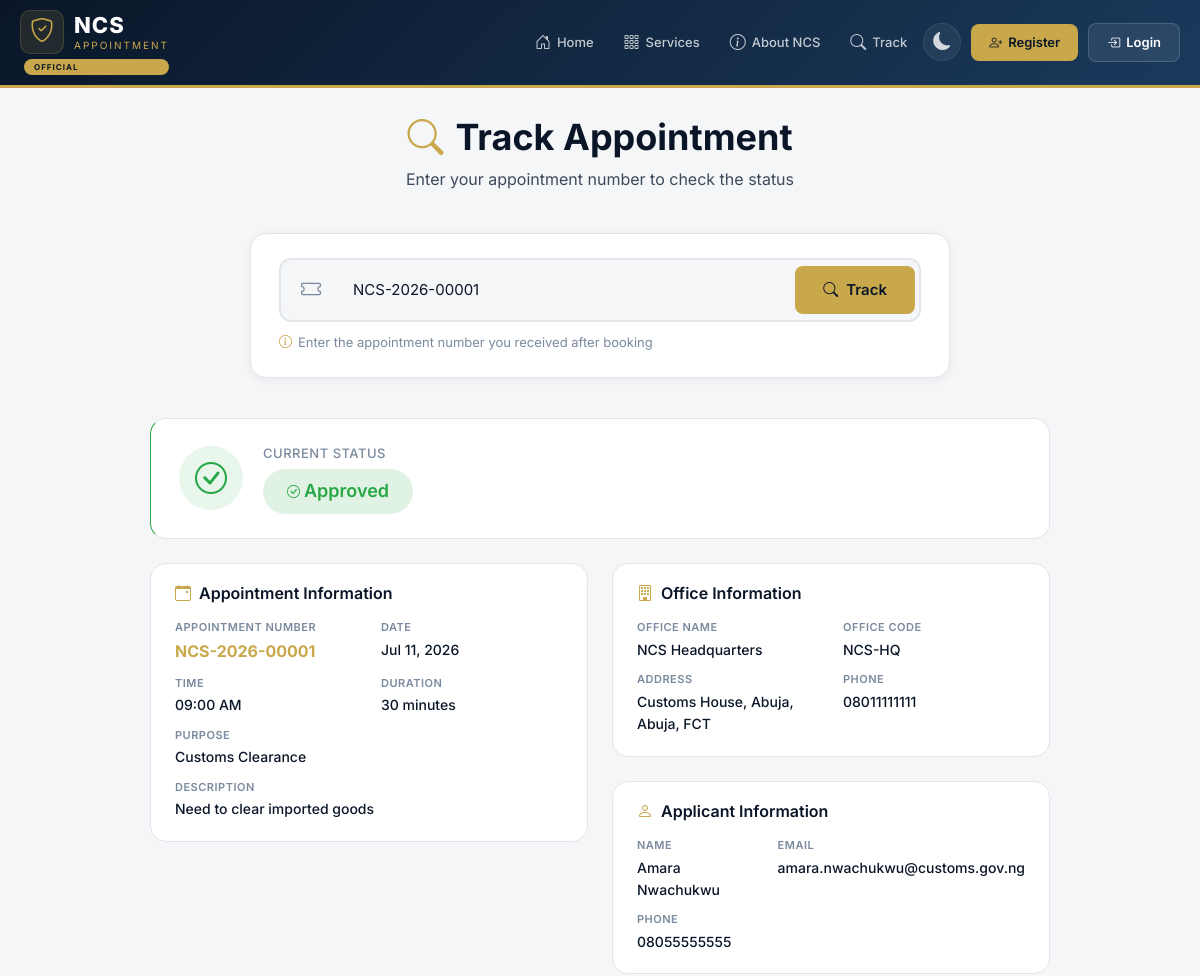
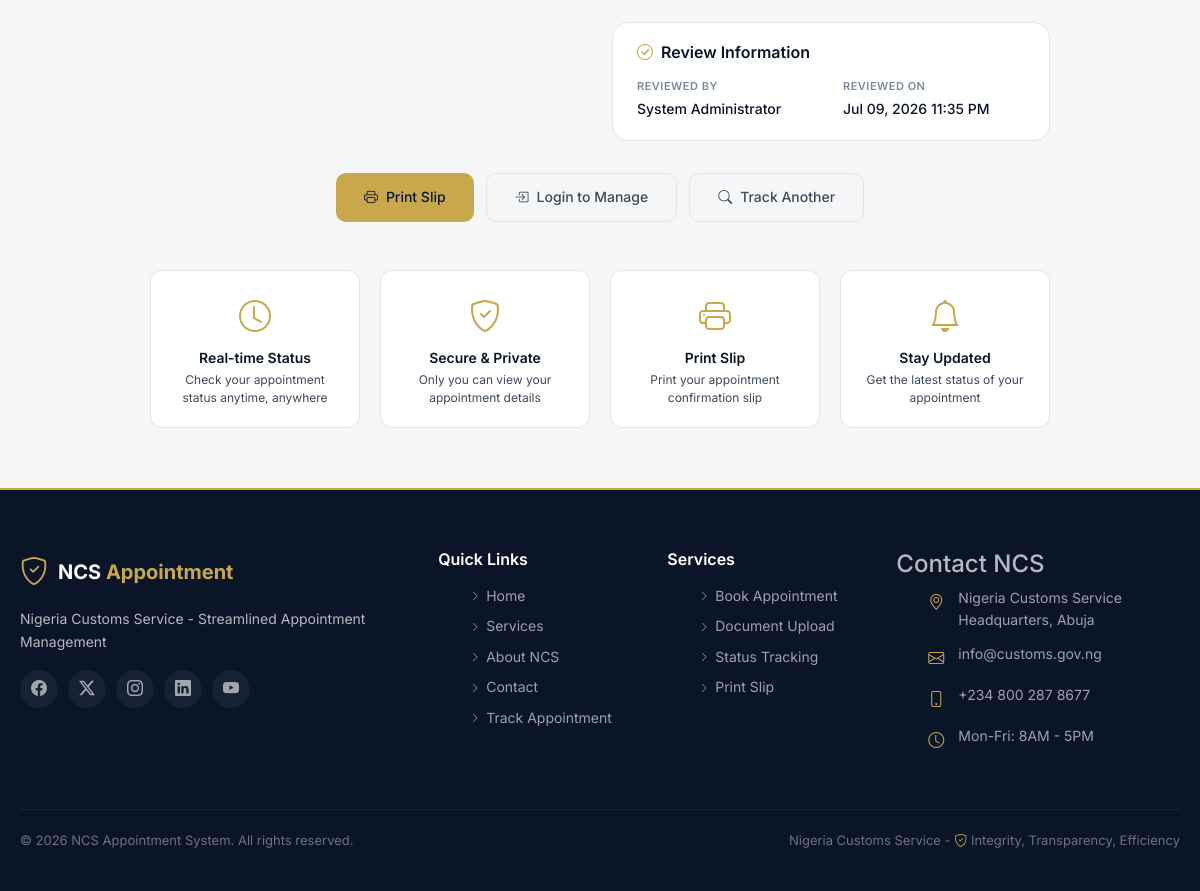
Screenshot of /track-appointment.php?number=NCS-2026-00001 with the database file from the repository (2 pictures, top to bottom).
### tables this page shows
CREATE TABLE `appointments` (
  `id` int(11) NOT NULL,
  `appointment_number` varchar(20) NOT NULL,
  `user_id` int(11) NOT NULL,
  `office_id` int(11) NOT NULL,
  `officer_id` int(11) DEFAULT NULL,
  `appointment_date` date NOT NULL,
  `appointment_time` time NOT NULL,
  `duration_minutes` int(11) DEFAULT 30,
  `purpose` varchar(255) NOT NULL,
  `description` text DEFAULT NULL,
  `status` enum('pending','approved','rejected','cancelled','completed','no_show') DEFAULT 'pending',
  `rejection_reason` text DEFAULT NULL,
  `has_document` tinyint(1) DEFAULT 0,
  `document_path` varchar(255) DEFAULT NULL,
  `document_uploaded_at` datetime DEFAULT NULL,
  `created_at` datetime DEFAULT current_timestamp(),
  `updated_at` datetime DEFAULT current_timestamp() ON UPDATE current_timestamp(),
  `reviewed_at` datetime DEFAULT NULL,
  `reviewed_by` int(11) DEFAULT NULL,
  `rescheduled_from` int(11) DEFAULT NULL,
  `is_rescheduled` tinyint(1) DEFAULT 0
);

CREATE TABLE `offices` (
  `id` int(11) NOT NULL,
  `office_code` varchar(20) NOT NULL,
  `office_name` varchar(100) NOT NULL,
  `office_type` enum('headquarters','zonal','area_command','port','border') NOT NULL,
  `address` text NOT NULL,
  `city` varchar(50) NOT NULL,
  `state` varchar(50) NOT NULL,
  `latitude` decimal(10,8) DEFAULT NULL,
  `longitude` decimal(11,8) DEFAULT NULL,
  `phone` varchar(20) DEFAULT NULL,
  `email` varchar(100) DEFAULT NULL,
  `opening_time` time DEFAULT '08:00:00',
  `closing_time` time DEFAULT '17:00:00',
  `lunch_start` time DEFAULT '12:00:00',
  `lunch_end` time DEFAULT '13:00:00',
  `max_appointments_per_day` int(11) DEFAULT 50,
  `is_active` tinyint(1) DEFAULT 1,
  `created_by` int(11) DEFAULT NULL,
  `created_at` datetime DEFAULT current_timestamp(),
  `updated_at` datetime DEFAULT current_timestamp() ON UPDATE current_timestamp()
);

CREATE TABLE `users` (
  `id` int(11) NOT NULL,
  `uuid` varchar(36) NOT NULL,
  `first_name` varchar(50) NOT NULL,
  `last_name` varchar(50) NOT NULL,
  `email` varchar(100) NOT NULL,
  `phone` varchar(20) NOT NULL,
  `password_hash` varchar(255) NOT NULL,
  `role` enum('applicant','officer','admin') DEFAULT 'applicant',
  `date_of_birth` date DEFAULT NULL,
  `gender` enum('male','female','other') DEFAULT NULL,
  `address` text DEFAULT NULL,
  `city` varchar(50) DEFAULT NULL,
  `state` varchar(50) DEFAULT NULL,
  `country` varchar(50) DEFAULT 'Nigeria',
  `postal_code` varchar(20) DEFAULT NULL,
  `nin` varchar(20) DEFAULT NULL,
  `is_verified` tinyint(1) DEFAULT 0,
  `is_active` tinyint(1) DEFAULT 1,
  `last_login` datetime DEFAULT NULL,
  `login_attempts` int(11) DEFAULT 0,
  `locked_until` datetime DEFAULT NULL,
  `created_at` datetime DEFAULT current_timestamp(),
  `updated_at` datetime DEFAULT current_timestamp() ON UPDATE current_timestamp()
);

### track-appointment.php (the view, shortened to what the rows shown need)
<?php
include_once __DIR__ . '/includes/header.php';
$tracking_number = isset($_GET['number']) ? trim($_GET['number']) : '';
$appointment = null;
if (!empty($tracking_number)) {
    $query = "SELECT a.*,
              CONCAT(u.first_name, ' ', u.last_name) as applicant_name,
              u.email as applicant_email,
              u.phone as applicant_phone,
              o.office_name,
              o.office_code,
              o.address as office_address,
              o.city as office_city,
              o.state as office_state,
              o.phone as office_phone,
              CONCAT(r.first_name, ' ', r.last_name) as reviewed_by_name,
              DATE_FORMAT(a.appointment_date, '%b %d, %Y') as appointment_date_formatted,
              DATE_FORMAT(a.appointment_time, '%h:%i %p') as appointment_time_formatted,
              DATE_FORMAT(a.created_at, '%b %d, %Y %h:%i %p') as created_at_formatted,
              DATE_FORMAT(a.reviewed_at, '%b %d, %Y %h:%i %p') as reviewed_at_formatted
              FROM appointments a
              LEFT JOIN users u ON a.user_id = u.id
              LEFT JOIN offices o ON a.office_id = o.id
              LEFT JOIN users r ON a.reviewed_by = r.id
              WHERE a.appointment_number = ?";
    $stmt = $conn->prepare($query);
    $stmt->bind_param("s", $tracking_number);
    $stmt->execute();
    $result = $stmt->get_result();
    if ($result->num_rows > 0) {
        $appointment = $result->fetch_assoc();
    } else {
        $not_found = true;
    }
}
function getStatusInfo($status) {
    $info = [
        'pending' => ['icon' => 'clock', 'color' => '#ffc107', 'bg' => 'rgba(255, 193, 7, 0.1)', 'label' => 'Pending'],
        'approved' => ['icon' => 'check-circle', 'color' => '#28a745', 'bg' => 'rgba(40, 167, 69, 0.1)', 'label' => 'Approved'],
        'rejected' => ['icon' => 'x-circle', 'color' => '#dc3545', 'bg' => 'rgba(220, 53, 69, 0.1)', 'label' => 'Rejected'],
        'completed' => ['icon' => 'check-circle-fill', 'color' => '#17a2b8', 'bg' => 'rgba(23, 162, 184, 0.1)', 'label' => 'Completed'],
        'cancelled' => ['icon' => 'slash-circle', 'color' => '#6c757d', 'bg' => 'rgba(108, 117, 125, 0.1)', 'label' => 'Cancelled'],
        'no_show' => ['icon' => 'exclamation-circle', 'color' => '#dc3545', 'bg' => 'rgba(220, 53, 69, 0.1)', 'label' => 'No Show']
    ];
    return $info[$status] ?? $info['pending'];
}
?>
<section class="track-section">
    <div class="container">
        <div class="track-header" data-aos="fade-up" data-aos-delay="100">
            <div class="track-header-content">
                <h1 class="track-title">
                    <i class="bi bi-search"></i>
                    Track Appointment
                </h1>
            </div>
        </div>
        <?php if (!empty($tracking_number)): ?>
            <?php if ($appointment): ?>
                <div class="track-result" data-aos="fade-up" data-aos-delay="300">
                    <?php $statusInfo = getStatusInfo($appointment['status']); ?>
                    <div class="status-header" style="border-left-color: <?php echo $statusInfo['color']; ?>;">
                        <div class="status-icon" style="background: <?php echo $statusInfo['bg']; ?>; color: <?php echo $statusInfo['color']; ?>;">
                            <i class="bi bi-<?php echo $statusInfo['icon']; ?>"></i>
                        </div>
                        <div class="status-text">
                            <span class="status-label">Current Status</span>
                            <span class="status-badge status-<?php echo $appointment['status']; ?>" style="font-size: 18px; padding: 8px 24px;">
                                <i class="bi bi-<?php echo $statusInfo['icon']; ?>"></i>
                                <?php echo ucfirst($appointment['status']); ?>
                            </span>
                        </div>
                    </div>
                    <div class="track-details-grid">
                        <div class="track-details-left">
                            <div class="track-card">
                                <h3 class="track-card-title">
                                    <i class="bi bi-calendar-event"></i>
                                    Appointment Information
                                </h3>
                                <div class="track-detail-list">
                                    <div class="track-detail-item">
                                        <span class="track-detail-label">Appointment Number</span>
                                        <span class="track-detail-value highlight"><?php echo htmlspecialchars($appointment['appointment_number']); ?></span>
                                    </div>
                                    <div class="track-detail-item">
                                        <span class="track-detail-label">Date</span>
                                        <span class="track-detail-value"><?php echo $appointment['appointment_date_formatted']; ?></span>
                                    </div>
                                    <div class="track-detail-item">
                                        <span class="track-detail-label">Time</span>
                                        <span class="track-detail-value"><?php echo $appointment['appointment_time_formatted']; ?></span>
                                    </div>
                                    <div class="track-detail-item">
                                        <span class="track-detail-label">Duration</span>
                                        <span class="track-detail-value"><?php echo $appointment['duration_minutes']; ?> minutes</span>
                                    </div>
                                    <div class="track-detail-item">
                                        <span class="track-detail-label">Purpose</span>
                                        <span class="track-detail-value"><?php echo htmlspecialchars($appointment['purpose']); ?></span>
                                    </div>
                                    <?php if ($appointment['description']): ?>
                                    <div class="track-detail-item full-width">
                                        <span class="track-detail-label">Description</span>
                                        <span class="track-detail-value"><?php echo nl2br(htmlspecialchars($appointment['description'])); ?></span>
                                    </div>
                                    <?php endif; ?>
                                </div>
                            </div>
                        </div>
                        <div class="track-details-right">
                            <div class="track-card">
                                <h3 class="track-card-title">
                                    <i class="bi bi-building"></i>
                                    Office Information
                                </h3>
                                <div class="track-detail-list">
                                    <div class="track-detail-item">
                                        <span class="track-detail-label">Office Name</span>
                                        <span class="track-detail-value"><?php echo htmlspecialchars($appointment['office_name'] ?? 'N/A'); ?></span>
                                    </div>
                                    <div class="track-detail-item">
                                        <span class="track-detail-label">Office Code</span>
                                        <span class="track-detail-value"><?php echo htmlspecialchars($appointment['office_code'] ?? 'N/A'); ?></span>
                                    </div>
                                    <div class="track-detail-item">
                                        <span class="track-detail-label">Address</span>
                                        <span class="track-detail-value">
                                            <?php
                                            $office_address = [];
                                            if ($appointment['office_address']) $office_address[] = $appointment['office_address'];
                                            if ($appointment['office_city']) $office_address[] = $appointment['office_city'];
                                            if ($appointment['office_state']) $office_address[] = $appointment['office_state'];
                                            echo !empty($office_address) ? htmlspecialchars(implode(', ', $office_address)) : 'N/A';
                                            ?>
                                        </span>
                                    </div>
                                    <div class="track-detail-item">
                                        <span class="track-detail-label">Phone</span>
                                        <span class="track-detail-value"><?php echo htmlspecialchars($appointment['office_phone'] ?? 'N/A'); ?></span>
                                    </div>
                                </div>
                            </div>
                            <div class="track-card">
                                <h3 class="track-card-title">
                                    <i class="bi bi-person"></i>
                                    Applicant Information
                                </h3>
                                <div class="track-detail-list">
                                    <div class="track-detail-item">
                                        <span class="track-detail-label">Name</span>
                                        <span class="track-detail-value"><?php echo htmlspecialchars($appointment['applicant_name'] ?? 'N/A'); ?></span>
                                    </div>
                                    <div class="track-detail-item">
                                        <span class="track-detail-label">Email</span>
                                        <span class="track-detail-value"><?php echo htmlspecialchars($appointment['applicant_email'] ?? 'N/A'); ?></span>
                                    </div>
                                    <div class="track-detail-item">
                                        <span class="track-detail-label">Phone</span>
                                        <span class="track-detail-value"><?php echo htmlspecialchars($appointment['applicant_phone'] ?? 'N/A'); ?></span>
                                    </div>
                                </div>
                            </div>
                            <?php if ($appointment['reviewed_by_name']): ?>
                            <div class="track-card">
                                <h3 class="track-card-title">
                                    <i class="bi bi-check-circle"></i>
                                    Review Information
                                </h3>
                                <div class="track-detail-list">
                                    <div class="track-detail-item">
                                        <span class="track-detail-label">Reviewed By</span>
                                        <span class="track-detail-value"><?php echo htmlspecialchars($appointment['reviewed_by_name']); ?></span>
                                    </div>
                                    <div class="track-detail-item">
                                        <span class="track-detail-label">Reviewed On</span>
                                        <span class="track-detail-value"><?php echo $appointment['reviewed_at_formatted']; ?></span>
                                    </div>
                                </div>
                            </div>
                            <?php endif; ?>
                        </div>
                    </div>
                    <div class="track-actions">
                        <?php if ($appointment['status'] == 'approved'): ?>
                            <a href="<?php echo BASE_URL; ?>/applicant/print-slip.php?id=<?php echo $appointment['id']; ?>" class="btn-primary" target="_blank">
                                <i class="bi bi-printer"></i>
                                Print Slip
                            </a>
                        <?php endif; ?>
                        <a href="<?php echo BASE_URL; ?>/login.php" class="btn-secondary">
                            <i class="bi bi-box-arrow-in-right"></i>
                            Login to Manage
                        </a>
                        <button onclick="window.location.reload();" class="btn-secondary">
                            <i class="bi bi-search"></i>
                            Track Another
                        </button>
                    </div>
                </div>
            <?php endif; ?>
        <?php endif; ?>
    </div>
</section>
<?php include_once __DIR__ . '/includes/footer.php'; ?>
</body>
</html>

### rows the page displays
appointments: status "Approved", appointment_number "NCS-2026-00001", duration_minutes "30", purpose "Customs Clearance", description "Need to clear imported goods", office.office_name "NCS Headquarters", office.office_code "NCS-HQ", office.phone "08011111111", user.email "amara.nwachukwu@customs.gov.ng", user.phone "08055555555"

### other values shown
$appointment['appointment_date_formatted'] "Jul 11, 2026"
$appointment['appointment_time_formatted'] "09:00 AM"
implode(', ', $office_address) "Customs House, Abuja, Abuja, FCT"
$appointment['applicant_name'] "Amara Nwachukwu"
$appointment['reviewed_by_name'] "System Administrator"
$appointment['reviewed_at_formatted'] "Jul 09, 2026 11:35 PM"
SITE_TAGLINE "Nigeria Customs Service - Streamlined Appointment Management"
SITE_NAME "NCS Appointment System"
